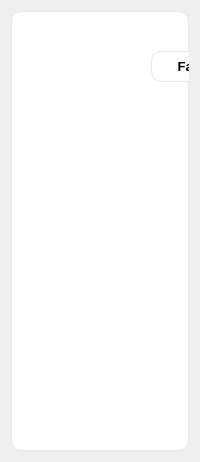
          <widget class="QWidget" name="statCiterne">
           <layout class="QVBoxLayout" name="statPersonnelLayout_3">
            <item>
             <widget class="QWidget" name="chartStatusContainer_3" native="true">
              <property name="sizePolicy">
               <sizepolicy hsizetype="Preferred" vsizetype="Expanding">
                <horstretch>0</horstretch>
                <verstretch>1</verstretch>
               </sizepolicy>
              </property>
              <property name="minimumSize">
               <size>
                <width>0</width>
                <height>440</height>
               </size>
              </property>
              <property name="styleSheet">
               <string notr="true">background: #ffffff;
  border: 1px solid #e5e7eb;
  border-radius: 10px;</string>
              </property>
              <widget class="QLabel" name="FaireLesStat">
               <property name="geometry">
                <rect>
                 <x>140</x>
                 <y>40</y>
                 <width>201</width>
                 <height>31</height>
                </rect>
               </property>
               <property name="text">
                <string>&lt;html&gt;&lt;head/&gt;&lt;body&gt;&lt;p align="center"&gt;&lt;span style=" font-size:10pt; font-weight:700;"&gt;Faire les statistiques de &lt;/span&gt;&lt;/p&gt;&lt;/body&gt;&lt;/html&gt;</string>
               </property>
              </widget>
              <widget class="QComboBox" name="X">
               <property name="geometry">
                <rect>
                 <x>340</x>
                 <y>40</y>
                 <width>161</width>
                 <height>31</height>
                </rect>
               </property>
               <item>
                <property name="text">
                 <string>Id</string>
                </property>
               </item>
               <item>
                <property name="text">
                 <string>État</string>
                </property>
               </item>
               <item>
                <property name="text">
                 <string>Niveau actuel</string>
                </property>
               </item>
               <item>
                <property name="text">
                 <string>Type d'huile</string>
                </property>
               </item>
               <item>
                <property name="text">
                 <string>Capacité maximale</string>
                </property>
               </item>
               <item>
                <property name="text">
                 <string>Température</string>
                </property>
               </item>
              </widget>
              <widget class="QCheckBox" name="confirmer">
               <property name="geometry">
                <rect>
                 <x>270</x>
                 <y>90</y>
                 <width>111</width>
                 <height>21</height>
                </rect>
               </property>
               <property name="text">
                <string>Confirmer</string>
               </property>
              </widget>
             </widget>
            </item>
           </layout>
          </widget>
